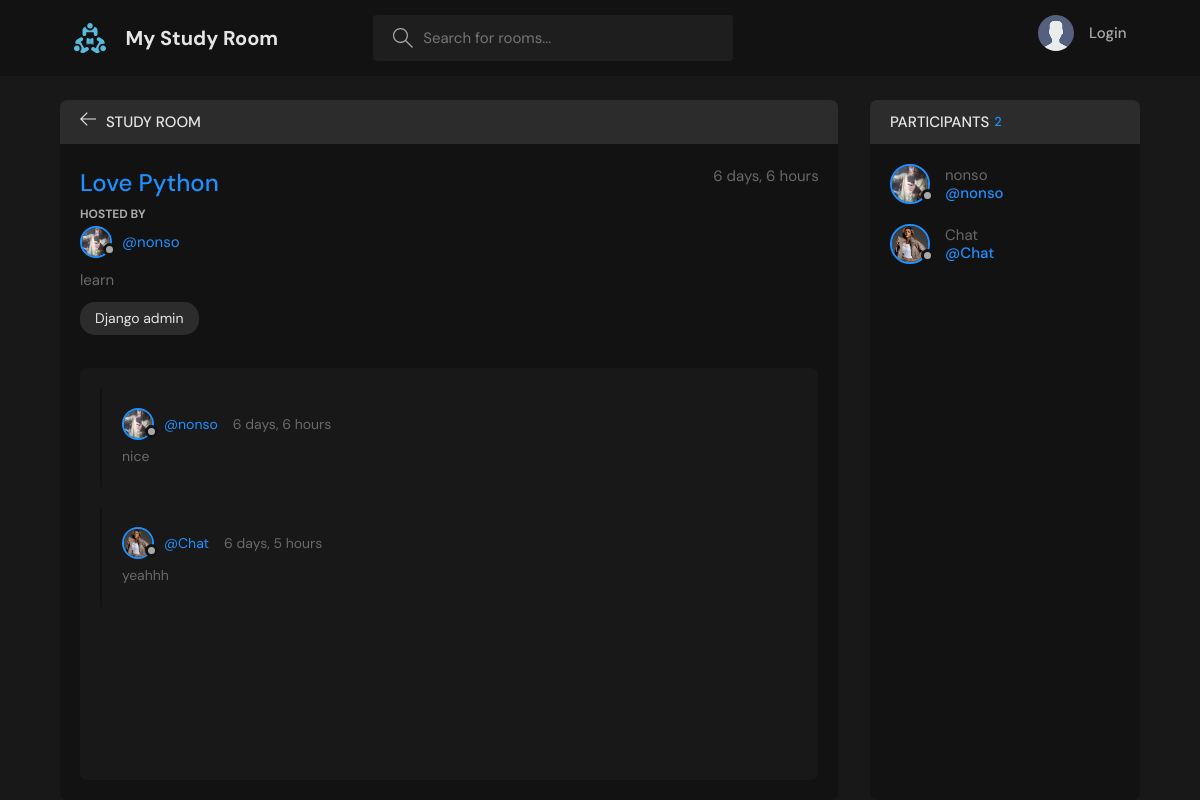
The page /room/1/ on the database its author committed.
### studyroom/models.py (models this page shows, shortened)
class Room(models.Model):
    host = models.ForeignKey(User, on_delete=models.SET_NULL, null=True)
    topic = models.ForeignKey(Topic, on_delete=models.SET_NULL, null=True)
    name = models.CharField(max_length= 200)
    description = models.TextField(null=True , blank=True)
    participants = models.ManyToManyField(User, related_name='participants', blank=True)
    updated = models.DateTimeField(auto_now=True)
    created = models.DateTimeField(auto_now_add=True)
    class Meta:
        ordering = ['-updated', 'created']

class User(AbstractUser):
    name = models.CharField(max_length=200,null=True)
    email = models.EmailField(unique=True,null=True)
    bio = models.TextField(null=True)
    avatar = models.ImageField(null=True,default='avatar.svg')
    USERNAME_FIELD='email'
    REQUIRED_FIELDS = []

class Topic(models.Model):
    name = models.CharField(max_length= 200)
    def __str__(self):
        return self.name

class Message(models.Model):
    user = models.ForeignKey(User, on_delete=models.CASCADE)
    room = models.ForeignKey(Room, on_delete=models.CASCADE)
    body = models.TextField()
    updated = models.DateTimeField(auto_now=True)
    created = models.DateTimeField(auto_now_add=True)
    class Meta:
        ordering =['-updated', 'created']

### studyroom/views.py (the view, shortened to what this page needs)
# urls.py: path('room/<str:pk>/', v.roomView, name='room'),
def roomView(request,pk):
    room = Room.objects.get(id=pk)
    room_messages= room.message_set.all().order_by('created')
    participants = room.participants.all()
    context={'room':room, 'room_messages':room_messages, 'participants':participants}
    return render (request, 'studyroom/room.html', context)

### studyroom/templates/studyroom/room.html (shortened to what this page needs)
{% extends 'main.html' %}
{% block content %}
    <main class="profile-page layout layout--2">
      <div class="container">
        <div class="room">
          <div class="room__top">
            <div class="room__topLeft">
              <a href="{{request.META.HTTP_REFERER}}">
                <svg version="1.1" xmlns="http://www.w3.org/2000/svg" width="32" height="32" viewBox="0 0 32 32">
                  <title>arrow-left</title>
                  <path
                    d="M13.723 2.286l-13.723 13.714 13.719 13.714 1.616-1.611-10.96-10.96h27.625v-2.286h-27.625l10.965-10.965-1.616-1.607z"
                  ></path>
                </svg>
              </a>
              <h3>Study Room</h3>
            </div>
          </div>
          <div class="room__box scroll">
            <div class="room__header scroll">
              <div class="room__info">
                <h3>{{room.name}}</h3>
                <span>{{room.created|timesince}}</span>
              </div>
              <div class="room__hosted">
                <p>Hosted By</p>
                <a href="{% url 'profile' room.host.id %}" class="room__author">
                  <div class="avatar avatar--small">
                    <img src="{{room.host.avatar.url}}" />
                  </div>
                  <span>@{{room.host.username}}</span>
                </a>
              </div>
              {% if room.description %}
              <div class="room__details">
                  {{room.description}}
              </div>
              {% endif %}
              <span class="room__topics">{{room.topic}}</span>
            </div>
            <div class="room__conversation">
              <div class="threads scroll">
                {% for message in room_messages %}
                <div class="thread">
                  <div class="thread__top">
                    <div class="thread__author">
                      <a href="{% url 'profile' message.user.id  %}" class="thread__authorInfo">
                        <div class="avatar avatar--small">
                          <img src="{{message.user.avatar.url}}" />
                        </div>
                        <span>@{{message.user.username}}</span>
                      </a>
                      <span class="thread__date">{{message.created|timesince}}</span>
                    </div>
                  </div>
                  <div class="thread__details">
                    {{message.body}}
                  </div>
                </div>
                {% endfor %}
              </div>
            </div>
          </div>
        </div>
        <div class="participants">
          <h3 class="participants__top">Participants <span>{{participants.count}}</span></h3>
          <div class="participants__list scroll">
            {% for user in participants %}
            <a href="{% url 'profile' user.id %}" class="participant">
              <div class="avatar avatar--medium">
                <img src="{{user.avatar.url}}" />
              </div>
              <p>
                {{user.username}}
                <span>@{{user.username}}</span>
              </p>
            </a>
          {% endfor %}
          </div>
        </div>
      </div>
    </main>
{% endblock %}

### rows shown on the page
Room: name "Love Python", created "6 days, 6 hours", host.avatar (picture), host.username "nonso", description "learn", topic "Django admin"
Message: user.avatar (picture), user.username "nonso", created "6 days, 6 hours", body "nice"
Message: user.avatar (picture), user.username "Chat", created "6 days, 5 hours", body "yeahhh"
User: avatar (picture), username "nonso"
User: avatar (picture), username "Chat"

### other values the page prints
{{ participants.count }} "2"
